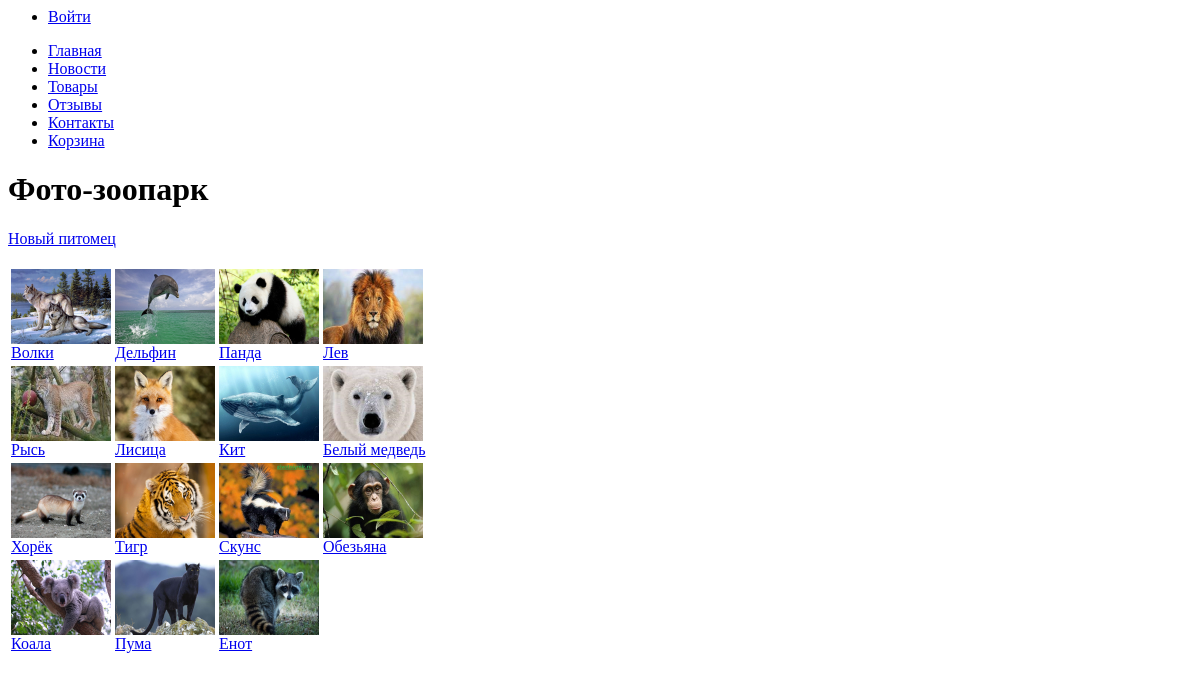
/gallery.php, run on an earlier commit of the app's database.
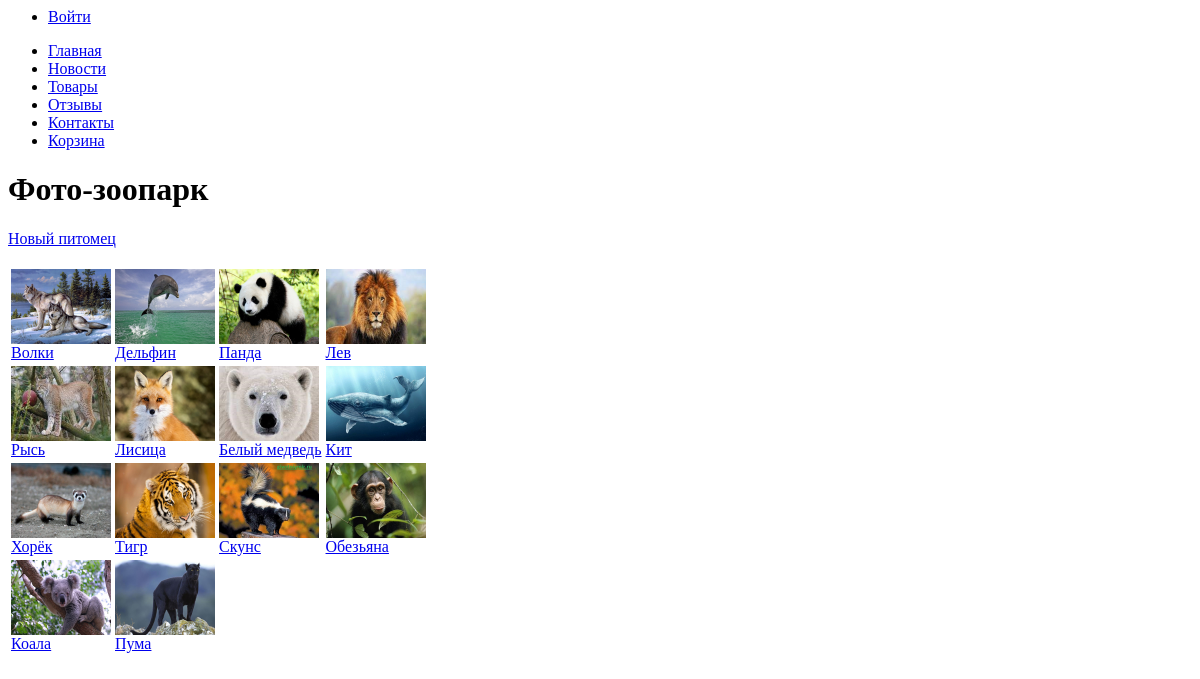
And on a later commit of the database.
### tables this page shows
CREATE TABLE `gallery` (
  `id` smallint(5) UNSIGNED NOT NULL COMMENT 'id товара',
  `id_category` smallint(5) NOT NULL COMMENT 'id категории товара',
  `url` varchar(255) NOT NULL COMMENT 'Расположение фотографии животного',
  `size` int(10) UNSIGNED NOT NULL COMMENT 'Размер в байтах демонстрационной картинки',
  `name` varchar(255) NOT NULL COMMENT 'Наименование товара',
  `description` varchar(1024) DEFAULT NULL COMMENT 'Описание товара',
  `views` smallint(5) DEFAULT NULL COMMENT 'Количество просмотров',
  `price` decimal(5,2) UNSIGNED NOT NULL COMMENT 'Цена товара'
);

### engine/functions.php (called while the page is built, shortened)
<?php
function render($file = '', $variables = [])
{
	$templateContent = file_get_contents($file);
	if (empty($variables)) {
	    return $templateContent;
    }
	foreach ($variables as $varName => $varValue) {
		$varName = '{{' . strtoupper($varName) . '}}';
		$templateContent = str_replace($varName, $varValue, $templateContent);
	}
	return $templateContent;
}

### engine/db.php (called while the page is built, shortened)
<?php
function createConnection()
{
    $db = mysqli_connect(DB_HOST, DB_USER, DB_PASS, DB_NAME);
    mysqli_set_charset($db, 'utf8');
    return $db;
}
function getAssocResult($sql)
{
    $db = createConnection();
    $result = mysqli_query($db, $sql);
    $arrayResult = [];
    while ($row = mysqli_fetch_assoc($result)) {
        $arrayResult[] = $row;
    }
    return $arrayResult;
}

### engine/gallery.php (the view, shortened to what this page needs)
<?php
function renderGallery(
    $fArrayImages = [],
    $fColumns = 3
)
{
    $urls = $fArrayImages;
    $k = 0;
    $result = '';
    $result .= '<table>';
    foreach ($urls as $url) {
        if ($k % $fColumns == 0) echo '<tr>';
        $result .= '<td>';
            $result .= '<a href=image.php?id=' . strval($url['id']) . '>';
            $result .= '<img src=' .  $url['url'] . ' alt=' . $url['name'] . ' width="100"/>';
            $result .= '<br>' . $url['name'];
            $result .= '</a>';
        $result .= '</td>';
        if ((($k + 1) % $fColumns == 0)) {
            $result .= '</tr>';
        }
        $k++;
    }
    $result .= '</table>';
    return $result;
}
function getImages($sql)
{
    $result = getAssocResult($sql);
    return $result;
}
function mainMenu()
{
    if (empty($_SESSION['login'])) {
        echo '<ul><li><a href="login.php">Войти</a></li></ul>';
    } else {
        echo 'Вы вошли как <i>' . $_SESSION['login']['description'] . '</i>';
        echo '<ul><li><a href="logout.php">Выйти</a></li></ul>';
    }
    echo render(TEMPLATES_DIR . 'mainMenu.tpl', []);
}

### public/gallery.php (shortened to what this page needs)
<?php
mainMenu();
echo render(TEMPLATES_DIR . 'gallery.tpl',[
        'title'     => 'Фото-зоопарк',
        'head'      => 'Фото-зоопарк',
        'content'   => renderGallery(getImages('SELECT * FROM gallery ORDER BY `views` DESC'), COLUMNS)
]);

What changed in the data, as far as the page shows it:
removed gallery: url (picture), name "Енот"
